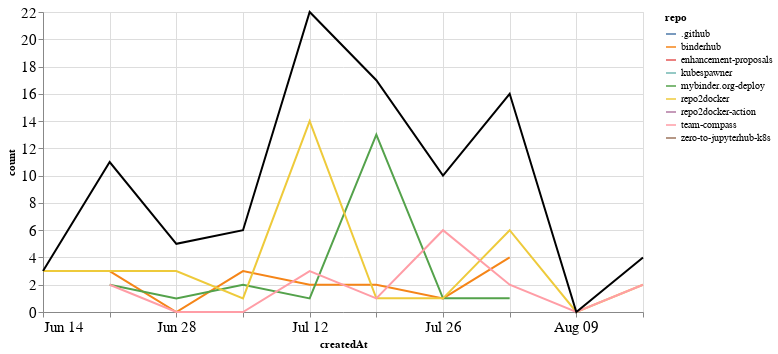

Source (notebook cell):
### Markdown cell above
## Comments

### Code cell
comments_time = comments.groupby('repo').resample('W', on='createdAt').count()['author'].reset_index()
comments_time = comments_time.rename(columns={'author': 'count'})
comments_time_total = comments_time.groupby('createdAt').agg({"count": "sum"}).reset_index()
ch1 = alt.Chart(comments_time, width=600).mark_line().encode(
    x='createdAt',
    y='count',
    color='repo',
    tooltip="repo"
)

ch2 = alt.Chart(comments_time_total, width=600).mark_line(color="black").encode(
    x='createdAt',
    y='count',
)

ch1 + ch2

### Figure 1 — Vega-Lite specification as saved in the notebook (floating-point values rounded to 4 significant figures)
{"config": {"axisLeft": {"labelFontSize": 15}, "axisBottom": {"labelFontSize": 15}}, "layer": [{"data": {"name": "data-de177fe76dc32ba33c9488752ee0bcdd"}, "mark": "line", "encoding": {"color": {"type": "nominal", "field": "repo"}, "tooltip": {"type": "nominal", "field": "repo"}, "x": {"type": "temporal", "field": "createdAt"}, "y": {"type": "quantitative", "field": "count"}}, "width": 600}, {"data": {"name": "data-617d43027f3b80b963648c9cc5c307a6"}, "mark": {"type": "line", "color": "black"}, "encoding": {"x": {"type": "temporal", "field": "createdAt"}, "y": {"type": "quantitative", "field": "count"}}, "width": 600}], "$schema": "https://vega.github.io/schema/vega-lite/v4.8.1.json", "datasets": {"data-de177fe76dc32ba33c9488752ee0bcdd": [{"repo": ".github", "createdAt": "2020-06-21T00:00:00", "count": 1}, {"repo": "binderhub", "createdAt": "2020-06-21T00:00:00", "count": 3}, {"repo": "binderhub", "createdAt": "2020-06-28T00:00:00", "count": 0}, {"repo": "binderhub", "createdAt": "2020-07-05T00:00:00", "count": 3}, {"repo": "binderhub", "createdAt": "2020-07-12T00:00:00", "count": 2}, {"repo": "binderhub", "createdAt": "2020-07-19T00:00:00", "count": 2}, {"repo": "binderhub", "createdAt": "2020-07-26T00:00:00", "count": 1}, {"repo": "binderhub", "createdAt": "2020-08-02T00:00:00", "count": 4}, {"repo": "enhancement-proposals", "createdAt": "2020-07-12T00:00:00", "count": 2}, {"repo": "kubespawner", "createdAt": "2020-07-26T00:00:00", "count": 1}, {"repo": "mybinder.org-deploy", "createdAt": "2020-06-21T00:00:00", "count": 2}, {"repo": "mybinder.org-deploy", "createdAt": "2020-06-28T00:00:00", "count": 1}, {"repo": "mybinder.org-deploy", "createdAt": "2020-07-05T00:00:00", "count": 2}, {"repo": "mybinder.org-deploy", "createdAt": "2020-07-12T00:00:00", "count": 1}, {"repo": "mybinder.org-deploy", "createdAt": "2020-07-19T00:00:00", "count": 13}, {"repo": "mybinder.org-deploy", "createdAt": "2020-07-26T00:00:00", "count": 1}, {"repo": "mybinder.org-deploy", "createdAt": "2020-08-02T00:00:00", "count": 1}, {"repo": "repo2docker", "createdAt": "2020-06-14T00:00:00", "count": 3}, {"repo": "repo2docker", "createdAt": "2020-06-21T00:00:00", "count": 3}, {"repo": "repo2docker", "createdAt": "2020-06-28T00:00:00", "count": 3}, {"repo": "repo2docker", "createdAt": "2020-07-05T00:00:00", "count": 1}, {"repo": "repo2docker", "createdAt": "2020-07-12T00:00:00", "count": 14}, {"repo": "repo2docker", "createdAt": "2020-07-19T00:00:00", "count": 1}, {"repo": "repo2docker", "createdAt": "2020-07-26T00:00:00", "count": 1}, {"repo": "repo2docker", "createdAt": "2020-08-02T00:00:00", "count": 6}, {"repo": "repo2docker", "createdAt": "2020-08-09T00:00:00", "count": 0}, {"repo": "repo2docker", "createdAt": "2020-08-16T00:00:00", "count": 2}, {"repo": "repo2docker-action", "createdAt": "2020-06-28T00:00:00", "count": 1}, {"repo": "team-compass", "createdAt": "2020-06-21T00:00:00", "count": 2}, {"repo": "team-compass", "createdAt": "2020-06-28T00:00:00", "count": 0}, {"repo": "team-compass", "createdAt": "2020-07-05T00:00:00", "count": 0}, {"repo": "team-compass", "createdAt": "2020-07-12T00:00:00", "count": 3}, {"repo": "team-compass", "createdAt": "2020-07-19T00:00:00", "count": 1}, {"repo": "team-compass", "createdAt": "2020-07-26T00:00:00", "count": 6}, {"repo": "team-compass", "createdAt": "2020-08-02T00:00:00", "count": 2}, {"repo": "team-compass", "createdAt": "2020-08-09T00:00:00", "count": 0}, {"repo": "team-compass", "createdAt": "2020-08-16T00:00:00", "count": 2}, {"repo": "zero-to-jupyterhub-k8s", "createdAt": "2020-08-02T00:00:00", "count": 3}], "data-617d43027f3b80b963648c9cc5c307a6": [{"createdAt": "2020-06-14T00:00:00", "count": 3}, {"createdAt": "2020-06-21T00:00:00", "count": 11}, {"createdAt": "2020-06-28T00:00:00", "count": 5}, {"createdAt": "2020-07-05T00:00:00", "count": 6}, {"createdAt": "2020-07-12T00:00:00", "count": 22}, {"createdAt": "2020-07-19T00:00:00", "count": 17}, {"createdAt": "2020-07-26T00:00:00", "count": 10}, {"createdAt": "2020-08-02T00:00:00", "count": 16}, {"createdAt": "2020-08-09T00:00:00", "count": 0}, {"createdAt": "2020-08-16T00:00:00", "count": 4}]}}
